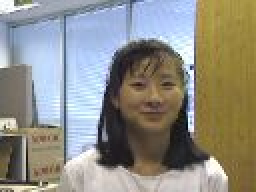
#> input picture MP7/video/image_girl/0004.jpg, 128 x 96 px, given in place of 0001.jpg, which was not available (shown 2 times larger)
$ python mp7.py
#> lines starting #> are read from the running program, lines starting #| are printed output that depends on the picture; after the words box and inside, x2 and y2 are one past the last pixel; in counts of white or black regions, pixels touching at a corner belong together; pictures that were not available may be replaced by others from this repository, and a replacement may not be noted
import cv2
import numpy as np
import os

## load in images and conver it to a video

# load in the images

def generate_video_from_list(images, video_name, fps=10):
    if not images:
        print("No images provided.")
        return
    height, width, layers = images[0].shape
    video = cv2.VideoWriter(video_name, cv2.VideoWriter_fourcc(*'mp4v'), fps, (width, height))
    for frame in images:
        video.write(frame)

    # Release video writer and close any open windows
    video.release()
    cv2.destroyAllWindows()

def ssd(img1, img2):
    return np.sum((img1 - img2) ** 2)

def CC(img1, img2):
    return np.sum(img1 * img2)

def NCC(img1, img2):
    img1 = img1 - np.mean(img1)
    img2 = img2 - np.mean(img2)
    return np.sum(img1 * img2) / (np.sqrt(np.sum(img1 ** 2)) * np.sqrt(np.sum(img2 ** 2)))

def bounding_box(img, x, y, w, h, color=(0, 255, 0), thickness=2):
    img_with_box = img.copy()
    cv2.rectangle(img_with_box, (x, y), (x + w, y + h), color, thickness)
    return img_with_box

def template_matching(img, template, method='ssd'):
    img_gray = cv2.cvtColor(img, cv2.COLOR_BGR2GRAY)
    # print(template.shape)
    template_gray = cv2.cvtColor(template, cv2.COLOR_BGR2GRAY)

    img_h, img_w = img_gray.shape[0:2]
    template_h, template_w = template_gray.shape[0:2]

    if method == 'ssd':
        min_dist = 1e20
        min_x, min_y = 0, 0
        for y in range(img_h - template_h):
            for x in range(img_w - template_w):
                dist = ssd(img_gray[y:y + template_h, x:x + template_w], template_gray)
                if dist < min_dist:
                    min_dist = dist
                    min_x, min_y = x, y
        return min_x, min_y, min_dist

    elif method == 'cc':
        max_corr = -1e20
        max_x, max_y = 0, 0
        for y in range(img_h - template_h):
            for x in range(img_w - template_w):
                corr = CC(img_gray[y:y + template_h, x:x + template_w], template_gray)
                if corr > max_corr:
                    max_corr = corr
                    max_x, max_y = x, y
        return max_x, max_y, max_corr
    elif method == 'ncc':
        max_corr = -1e20
        max_x, max_y = 0, 0
        for y in range(img_h - template_h):
            for x in range(img_w - template_w):
                corr = NCC(img_gray[y:y + template_h, x:x + template_w], template_gray)
                if corr > max_corr:
                    max_corr = corr
                    max_x, max_y = x, y
        return max_x, max_y, max_corr

def crop_image(img, x, y, w, h):
    return img[y:y+h, x:x+w]

def weighted_temp(temp, new_temp, alpha, beta):
    return temp * alpha + new_temp * beta

img = cv2.imread('MP7/video/image_girl/0001.jpg')
#> img is the input picture: shape (96, 128, 3); mean B, G, R 132.8, 141.6, 143.3

box = bounding_box(img.copy(), 50, 20, 40, 50)
#> in bounding_box, `cv2.rectangle(img_with_box, (x, y), (x + w, y + h), color, thickness)`:
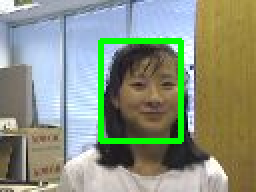
#> img_with_box: shape (96, 128, 3) (shown 2 times larger); 4.36% of pixels changed, all inside (x1, y1, x2, y2) = (49, 19, 92, 72)

temp = crop_image(img, 50, 20, 40, 50)
#> in crop_image, `return img[y:y+h, x:x+w]`:
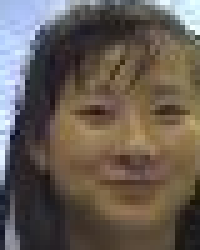
#> returned value: shape (50, 40, 3) (shown 5 times larger); mean of channels 0, 1, 2 83, 91.8, 102; drawn as B, G, R
new_temp = temp.copy()  # save the original template

next_image = cv2.imread('MP7/video/image_girl/0019.jpg')
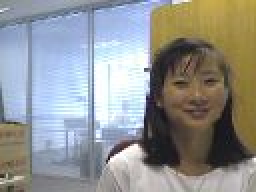
#> input picture MP7/video/image_girl/0013.jpg, 128 x 96 px, given in place of 0019.jpg, which was not available (shown 2 times larger)
#> next_image is the input picture: shape (96, 128, 3); mean B, G, R 146.9, 147.6, 145.7


result = []

image_folder = 'MP7/video/image_girl'
image_paths = [os.path.join(image_folder, im) for im in os.listdir(image_folder) if im.endswith(".jpg")]
image_paths.sort()

for image_path in image_paths:
    image = cv2.imread(image_path)
    x,y, _ = template_matching(image, temp, method='ncc')
#> in template_matching, `img_gray = cv2.cvtColor(img, cv2.COLOR_BGR2GRAY)`:
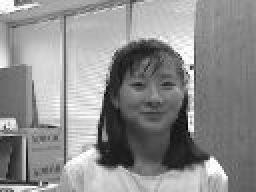
#> img_gray: shape (96, 128) (shown 2 times larger); min 9, max 255, mean 141.1
#> in template_matching, `template_gray = cv2.cvtColor(template, cv2.COLOR_BGR2GRAY)`:
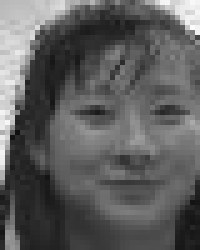
#> template_gray: shape (50, 40) (shown 5 times larger); min 16, max 251, mean 93.9
#> the loop in template_matching, `for y in range(img_h - template_h):` made 46 passes
#> pass 1, in NCC (call 2), `img1 = img1 - np.mean(img1)`:
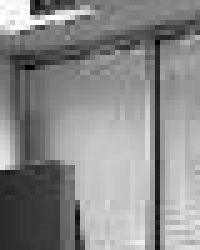
#> img1: shape (50, 40) float64 (shown 5 times larger); min -97.7, max 81.3, mean 0; drawn with min black and max white
#> pass 1, in NCC (call 3), `img1 = img1 - np.mean(img1)`:
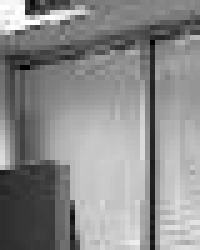
#> img1: shape (50, 40) float64 (shown 5 times larger); min -98.37, max 80.63, mean 0; drawn with min black and max white
#> after the loop in template_matching, `for y in range(img_h - template_h):`: max_corr = 1; max_x = 50; max_y = 20
#> x = 50; y = 20
    box = bounding_box(image, x, y, 40, 50)
    result.append(box)
    # temp = crop_image(image, x, y, 40, 50)  #- tested updating the template, but it doesn't work well
    # temp = crop_image(image, x, y, 40, 50) * 0.5 + temp * 0.5 # taking average, doesnt work well
    # temp = crop_image(image, x, y, 40, 50) * 0.5 + new_temp * 0.5  # taking a weighted sum with the original template works better
    temp = weighted_temp(temp, new_temp, 0.5, 0.5) # making a function for the weighted sum
#> pass 3 of the loop `for image_path in image_paths:`:
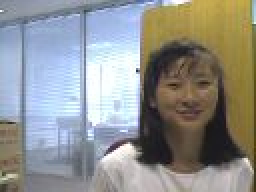
#> input picture MP7/video/image_girl/0014.jpg, 128 x 96 px, found by its file name (shown 2 times larger)
#> image is the input picture: shape (96, 128, 3); mean B, G, R 143.6, 145.9, 144.6
#> the loop in template_matching (call 3), `for y in range(img_h - template_h):` made 46 passes
#> pass 1, in NCC (call 8100), `img1 = img1 - np.mean(img1)`:
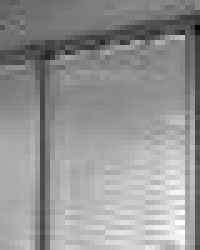
#> img1: shape (50, 40) float64 (shown 5 times larger); min -105.9, max 75.11, mean 0; drawn with min black and max white
#> x = 69; y = 20
#> in bounding_box (call 4), `cv2.rectangle(img_with_box, (x, y), (x + w, y + h), color, thickness)`:
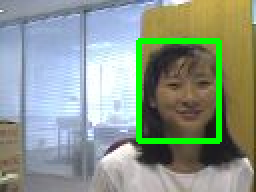
#> img_with_box: shape (96, 128, 3) (shown 2 times larger); 4.36% of pixels changed, all inside (x1, y1, x2, y2) = (68, 19, 111, 72)
#> the loop made 4 passes; the first 3 are shown
    temp = temp.astype(np.uint8)

# result = np.array(result)

generate_video_from_list(result, 'video_Test.mp4')
#> in generate_video_from_list, `height, width, layers = images[0].shape`: height = 96; width = 128; layers = 3
